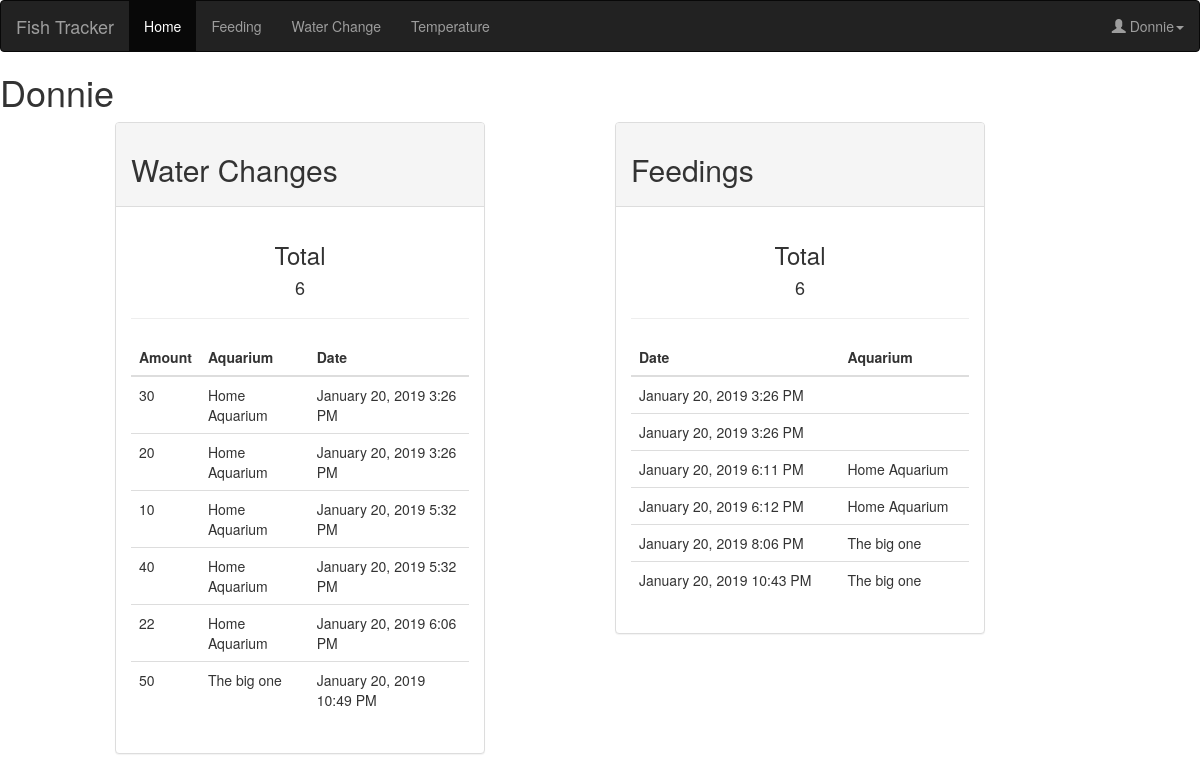
/user/1 (signed in), run on the app's committed database.
### app/models.py (models this page shows, shortened)
class User(UserMixin, db.Model):
    id = db.Column(db.Integer, primary_key=True)
    email = db.Column(db.String(64), index=True)
    name = db.Column(db.String(32))
    password_hash = db.Column(db.String(128))
    last_seen = db.Column(db.DateTime, default=datetime.utcnow())
    current_aquarium = db.Column(db.Integer, default=1)
    feedings = db.relationship('Feeding', backref='user', lazy='dynamic')
    water_changes = db.relationship(
        'WaterChange', backref='user', lazy='dynamic')

class WaterChange(db.Model):
    id = db.Column(db.Integer, primary_key=True)
    amount = db.Column(db.Integer)
    timestamp = db.Column(db.DateTime, index=True, default=datetime.utcnow())
    user_id = db.Column(db.Integer, db.ForeignKey('user.id'))
    aquarium_id = db.Column(db.Integer, db.ForeignKey('aquarium.id'))

class Aquarium(db.Model):
    id = db.Column(db.Integer, primary_key=True)
    name = db.Column(db.String(32), index=True)
    location = db.Column(db.String(64))
    feedings = db.relationship('Feeding', backref='aquarium', lazy='dynamic')
    water_changes = db.relationship(
        'WaterChange', backref='aquarium', lazy='dynamic')

class Feeding(db.Model):
    id = db.Column(db.Integer, primary_key=True)
    timestamp = db.Column(db.DateTime, index=True, default=datetime.utcnow())
    user_id = db.Column(db.Integer, db.ForeignKey('user.id'))
    aquarium_id = db.Column(db.Integer, db.ForeignKey('aquarium.id'))

### app/routes.py (the view)
@app.route('/user/<id>')
@login_required
def user(id):
    user = User.query.get(id)
    wchanges = WaterChange.query.filter_by(user_id=user.id)
    feedings = Feeding.query.filter_by(user_id=user.id)
    return render_template(
        'user.html', title='{}\'s profile'.format(user.name),
        user=user, waterChanges=wchanges, feedings=feedings)

### app/models.py (called while the page is built)
@login.user_loader
def load_user(id):
    return User.query.get(int(id))

### app/routes.py (called while the page is built)
@app.before_request
def before_request():
    if current_user.is_authenticated:
        current_user.last_seen = datetime.utcnow()
        db.session.commit()

### app/templates/user.html
{% extends "base.html" %}
{% block content %}
<h1>{{user.name}}</h1>
<div class="col-md-offset-1 col-md-4">
    <div class="panel panel-default">
        <div class="panel-heading">
            <h2>Water Changes</h2>
        </div>
        <div class="panel-body">
            <h3 class="text-center">Total</h3>
            <h4 class="text-center">{{ waterChanges.count() }}</h4>
            <hr />
            <table class="table table-hover">
                <thead>
                    <tr>
                        <th>Amount</th>
                        <th>Aquarium</th>
                        <th>Date</th>
                    </tr>
                </thead>
                <tbody>
                    {% for wc in waterChanges %}
                    <tr>
                        <td>{{ wc.amount }}</td>
                        <td>{{ wc.aquarium.name }}</td>
                        <td>{{ moment(wc.timestamp).format('LLL') }}</td>
                    </tr>
                    {% endfor %}
                </tbody>
            </table>
        </div>
    </div>
</div>
<div class="col-md-offset-1 col-md-4">
    <div class="panel panel-default">
        <div class="panel-heading">
            <h2>Feedings</h2>
        </div>
        <div class="panel-body">
        <h3 class="text-center">Total</h3>
        <h4 class="text-center">{{ feedings.count() }}</h4>
        <hr />
        <table class="table table-hover">
                <thead>
                    <tr>
                        <th>Date</th>
                        <th>Aquarium</th>
                    </tr>
                </thead>
                <tbody>
                    {% for feeding in feedings %}
                    <tr>
                        <td>{{ moment(feeding.timestamp).format('LLL') }}</td>
                        <td>{{ feeding.aquarium.name }}</td>
                    </tr>
                    {% endfor %}
                </tbody>
            </table>
        </div>
    </div>
</div>
{% endblock %}

### app/templates/base.html (shortened to what this page needs)
{% extends "bootstrap/base.html" %}
{% block navbar %}
<nav class="navbar navbar-inverse">
    <div class="container-fluid">
        <div class="navbar-header">
            <a class="navbar-brand" href="{{ url_for('index') }}">Fish Tracker</a>
        </div>
        <ul class="nav navbar-nav">
            <li class="active"><a href="{{ url_for('index') }}">Home</a></li>
            <li><a href="{{ url_for('feeding') }}">Feeding</a></li>
            <li><a href="{{ url_for('waterchange') }}">Water Change</a></li>
            <li><a href="{{ url_for('temperature') }}">Temperature</a></li>
        </ul>
        <ul class="nav navbar-nav navbar-right">
            {% if current_user.is_anonymous %}
            <li><a href="{{ url_for('register') }}"><span class="glyphicon glyphicon-user"></span> Sign Up</a></li>
            <li><a href="{{ url_for('login') }}"><span class="glyphicon glyphicon-log-in"></span> Login</a></li>
            {% else %}
            <li class="dropdown">
                <a class="dropdown-toggle" data-toggle="dropdown"><span class="glyphicon glyphicon-user"></span>
                    {{ current_user.name }}<span class="caret"></span></a>
            </li>
            {% endif %}
        </ul>
    </div>
</nav>
{% endblock %}

### data on the page
User: name "Donnie"
WaterChange: amount "30", aquarium.name "Home Aquarium", timestamp "January 20, 2019 3:26 PM"
WaterChange: amount "20", aquarium.name "Home Aquarium", timestamp "January 20, 2019 3:26 PM"
WaterChange: amount "10", aquarium.name "Home Aquarium", timestamp "January 20, 2019 5:32 PM"
WaterChange: amount "40", aquarium.name "Home Aquarium", timestamp "January 20, 2019 5:32 PM"
WaterChange: amount "22", aquarium.name "Home Aquarium", timestamp "January 20, 2019 6:06 PM"
WaterChange: amount "50", aquarium.name "The big one", timestamp "January 20, 2019 10:49 PM"
Feeding: timestamp "January 20, 2019 3:26 PM"
Feeding: timestamp "January 20, 2019 3:26 PM"
Feeding: timestamp "January 20, 2019 6:11 PM", aquarium.name "Home Aquarium"
Feeding: timestamp "January 20, 2019 6:12 PM", aquarium.name "Home Aquarium"
Feeding: timestamp "January 20, 2019 8:06 PM", aquarium.name "The big one"
Feeding: timestamp "January 20, 2019 10:43 PM", aquarium.name "The big one"

### other printed values
{{ waterChanges.count() }} "6"
{{ feedings.count() }} "6"
